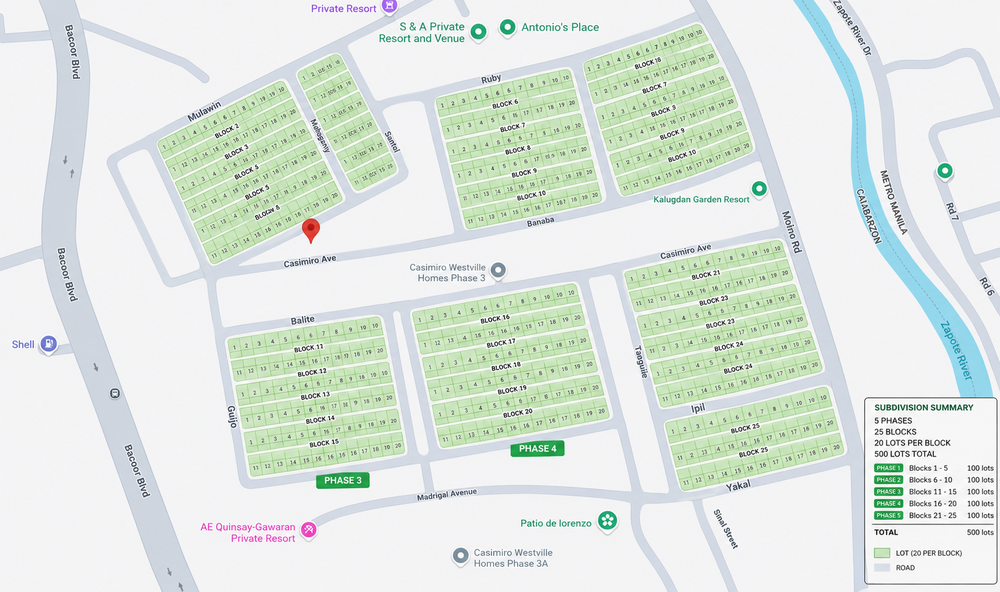
#> input picture web-app/src/assets/lotmap.png, 1000 x 592 px, shrunk from 1630 x 965 before the run
$ python tmp_detect_green_clusters.py
#> lines starting #> are read from the running program, lines starting #| are printed output that depends on the picture; after the words box and inside, x2 and y2 are one past the last pixel; in counts of white or black regions, pixels touching at a corner belong together
from PIL import Image, ImageDraw
import numpy as np
from collections import deque

img = Image.open('web-app/src/assets/lotmap.png').convert('RGB')
#> img is the input picture: PIL image 1000x592 RGB; mean R, G, B 222.1, 231.1, 223.8
a = np.array(img)
r,g,b = a[:,:,0], a[:,:,1], a[:,:,2]
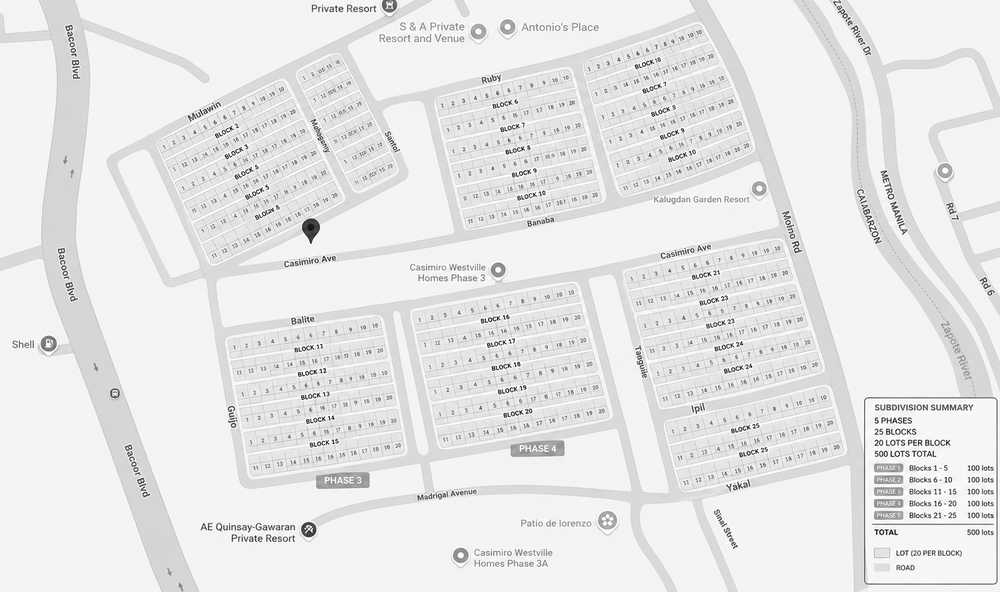
#> g: shape (592, 1000); min 0, max 255, mean 231.1
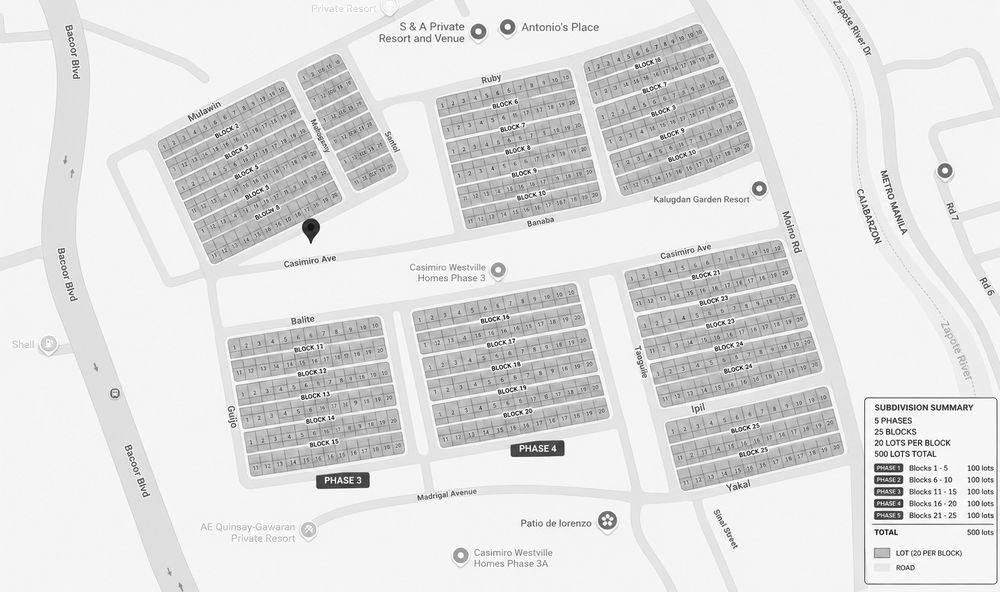
#> b: shape (592, 1000); min 0, max 255, mean 223.8
mask = (g > 100) & (g > r + 20) & (g > b + 20) & (r < 180) & (b < 180)
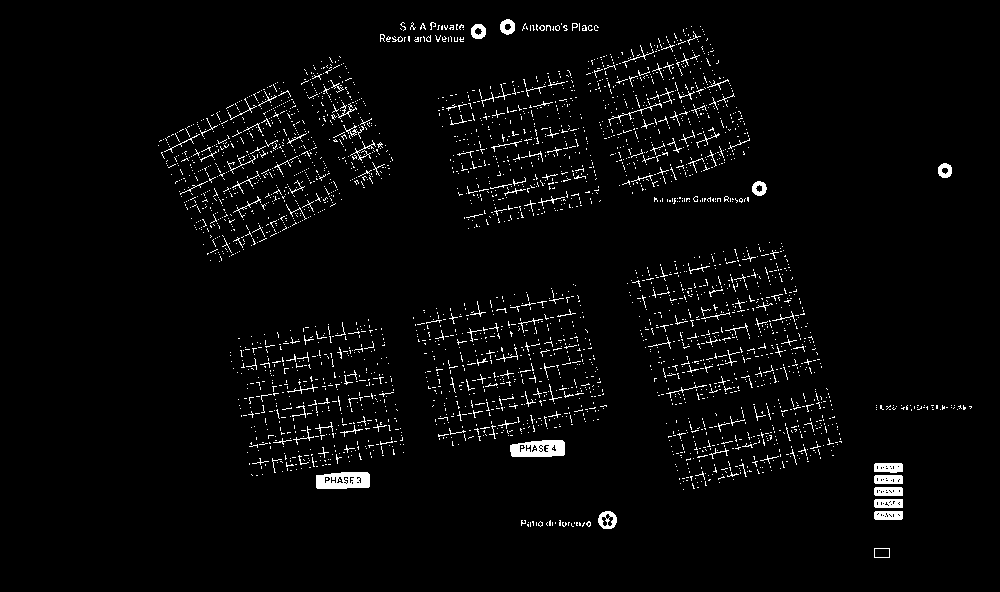
#> mask: shape (592, 1000) bool; 3% white in thin lines or dots, all inside (x1, y1, x2, y2) = (158, 19, 972, 558)

# remove small specks
h,w = mask.shape
#> h = 592; w = 1000
e = np.zeros_like(mask)
for y in range(h):
    for x in range(w):
        if not mask[y,x]: continue
        if np.sum(mask[max(0,y-1):min(h,y+2), max(0,x-1):min(w,x+2)]) >= 2:
            e[y,x] = True
#> e: shape (592, 1000) bool; 2.8% white in thin lines or dots, all inside (x1, y1, x2, y2) = (159, 19, 972, 558)
mask = e

# optional dilation to connect shapes
for _ in range(3):
    new = mask.copy()
    for dy in (-1,0,1):
        for dx in (-1,0,1):
            if dy == 0 and dx == 0: continue
            shifted = np.zeros_like(mask)
            ys, ys2 = (slice(max(0,dy), h), slice(0, h-dy)) if dy > 0 else (slice(0, h+dy), slice(-dy, h))
            xs, xs2 = (slice(max(0,dx), w), slice(0, w-dx)) if dx > 0 else (slice(0, w+dx), slice(-dx, w))
            shifted[ys2, xs2] = mask[ys, xs]
            new |= shifted
    mask = new
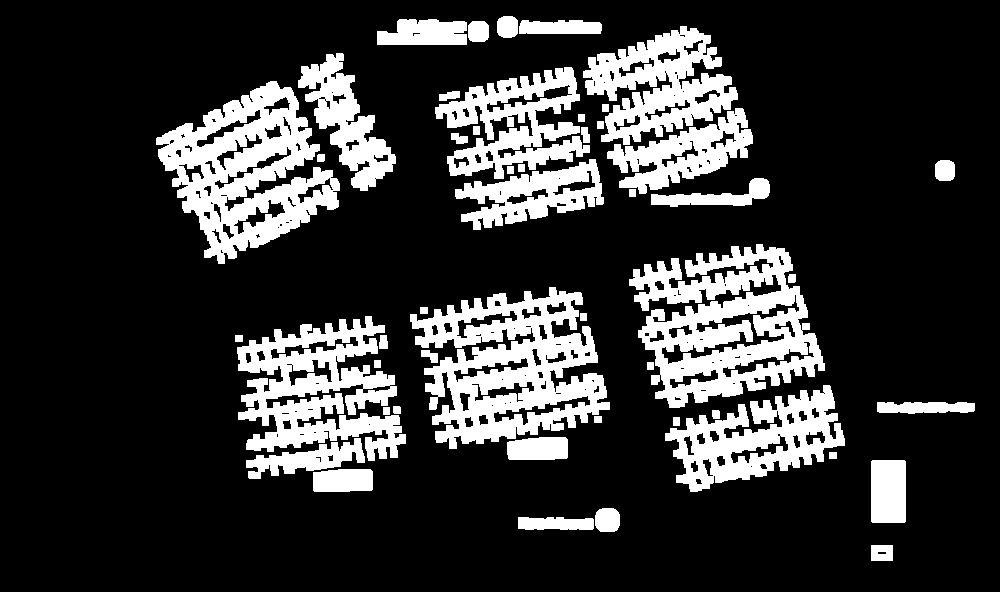
#> new: shape (592, 1000) bool; 20.7% white; 49 white regions, largest, box (x1, y1, x2, y2) and area: (410, 287, 610, 449) 17125, (629, 244, 825, 408) 16943, (156, 81, 340, 264) 15938
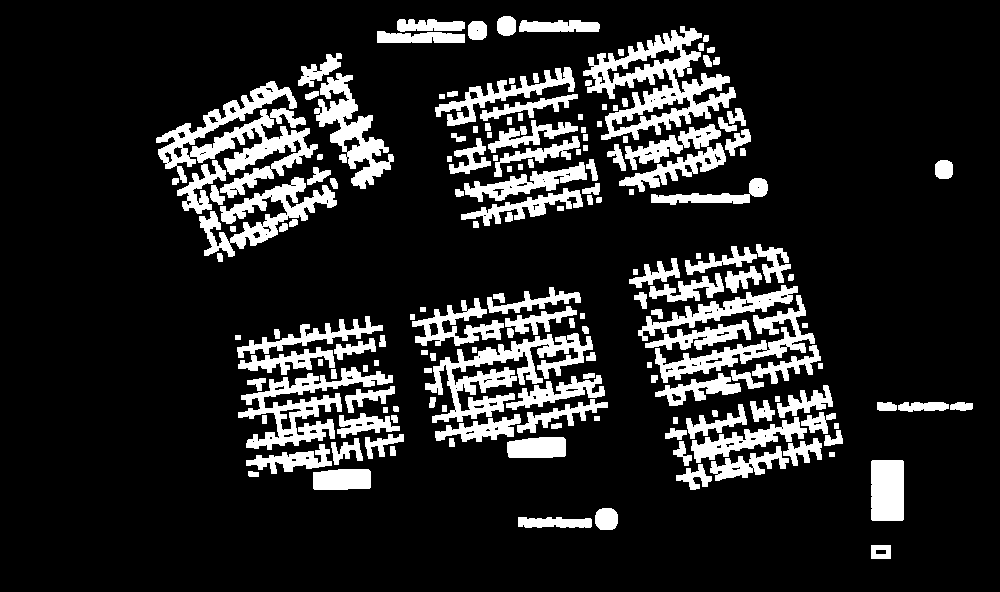
#> shifted: shape (592, 1000) bool; 15.3% white; 170 white regions, largest, box (x1, y1, x2, y2) and area: (156, 81, 318, 198) 6660, (583, 26, 736, 140) 6513, (425, 333, 593, 423) 5002

labels = np.zeros_like(mask, dtype=int)
label = 0
for y in range(h):
    for x in range(w):
        if mask[y,x] and labels[y,x] == 0:
            label += 1
            q = deque([(x,y)])
            labels[y,x] = label
            while q:
                cx, cy = q.popleft()
                for dx, dy in [(-1,0),(1,0),(0,-1),(0,1)]:
                    nx, ny = cx+dx, cy+dy
                    if 0 <= nx < w and 0 <= ny < h and mask[ny,nx] and labels[ny,nx] == 0:
                        labels[ny,nx] = label
                        q.append((nx,ny))
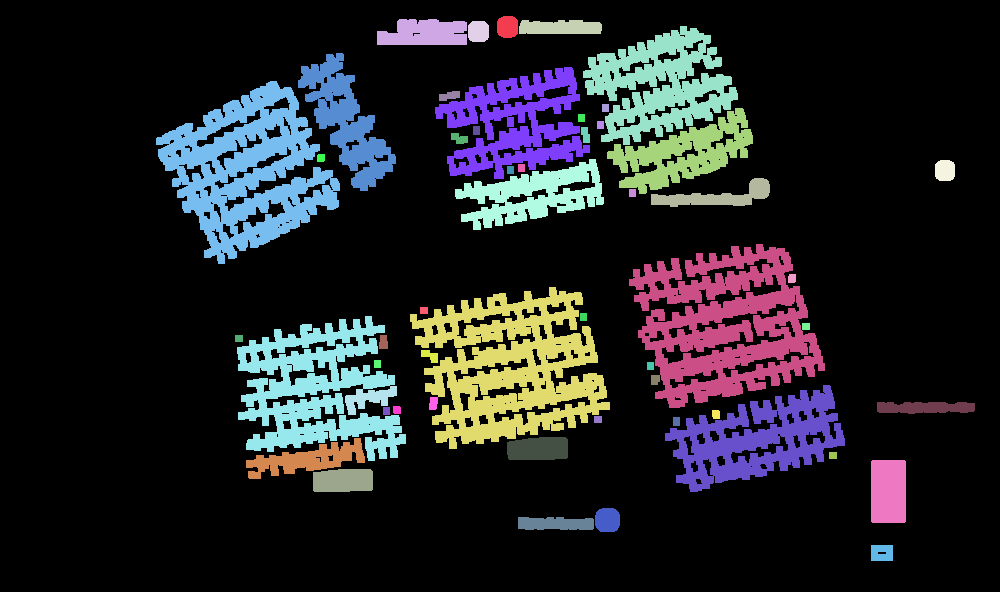
#> labels: shape (592, 1000) int64; 54 distinct labels, from 0 to 53; one colour per label, 0 black
#> after the loop, label = 53

boxes=[]
for i in range(1,label+1):
    ys,xs = np.where(labels==i)
    if len(xs) == 0: continue
    area = len(xs)
    if area < 500: continue
    boxes.append((i, xs.min(), ys.min(), xs.max(), ys.max(), area))
boxes.sort(key=lambda b:(b[1], b[2]))
print('clusters:', len(boxes))
#| clusters: 21
for i, minx,miny,maxx,maxy,area in boxes:
    print(i, minx, miny, maxx, maxy, area, f'{minx/w*100:.2f} {miny/h*100:.2f} {((maxx-minx)/w)*100:.2f} {((maxy-miny)/h)*100:.2f}')
#> this loop made 21 passes
#> (i, minx, miny, maxx, maxy, area) on passes 1 to 12: (8, 156, 81, 339, 263, 15938), (29, 237, 316, 405, 460, 12068), (47, 246, 438, 364, 478, 2163), (6, 298, 53, 395, 190, 5262), (50, 313, 469, 372, 491, 1304), (38, 345, 386, 396, 414, 722), (2, 377, 19, 466, 44, 1955), (26, 410, 287, 609, 448, 17021), (7, 435, 67, 589, 178, 8132), (18, 455, 159, 603, 229, 5028), (46, 507, 437, 567, 459, 1302), (52, 518, 517, 593, 529, 882)
#| 8 156 81 339 263 15938 15.60 13.68 18.30 30.74
#| 29 237 316 405 460 12068 23.70 53.38 16.80 24.32
#| 47 246 438 364 478 2163 24.60 73.99 11.80 6.76
#| 6 298 53 395 190 5262 29.80 8.95 9.70 23.14
#| 50 313 469 372 491 1304 31.30 79.22 5.90 3.72
#| 38 345 386 396 414 722 34.50 65.20 5.10 4.73
#| 2 377 19 466 44 1955 37.70 3.21 8.90 4.22
#| 26 410 287 609 448 17021 41.00 48.48 19.90 27.20
#> (further printed lines are left out)

out = img.convert('RGB')
D = ImageDraw.Draw(out)
for i, minx,miny,maxx,maxy,area in boxes:
    D.rectangle([minx,miny,maxx,maxy], outline='red', width=4)
    D.text((minx+3,miny+3), str(i), fill='white')
out.save('web-app/src/assets/lotmap_cluster_debug.png')
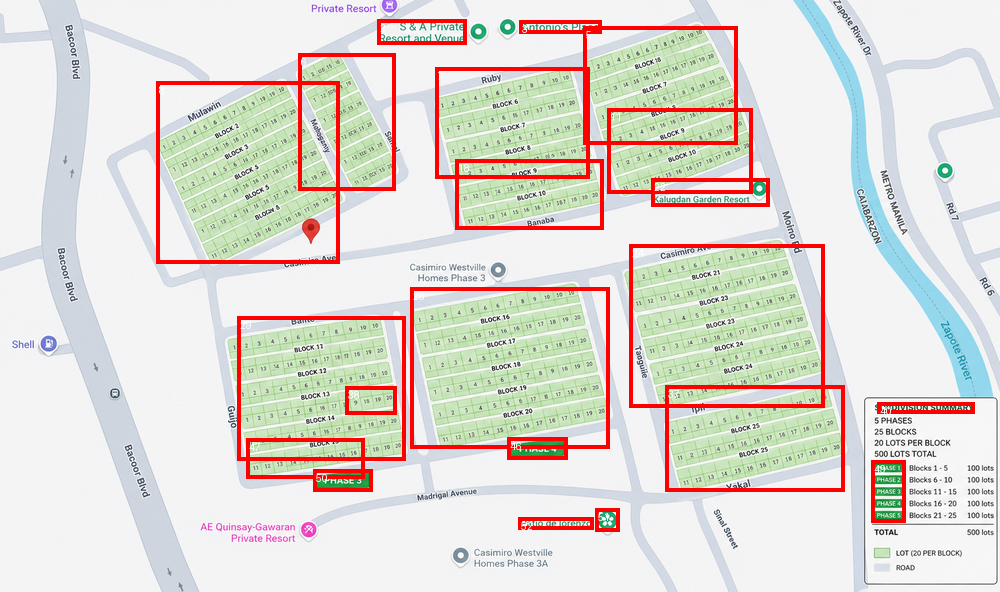
#> saved as lotmap_cluster_debug.png: PIL image 1000x592 RGB; mean R, G, B 224.1, 219.4, 212.6
print('saved debug image')

$ run again, with web-app/src/assets/block11_crop.png copied over web-app/src/assets/lotmap.png
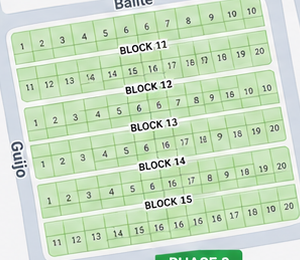
#> input picture web-app/src/assets/block11_crop.png, 300 x 260 px
#> img is the input picture: PIL image 300x260 RGB; mean R, G, B 202, 222.7, 195.1
#> mask: shape (260, 300) bool; 8.6% white in thin lines or dots
#> after the loop `for y in range(h):`:
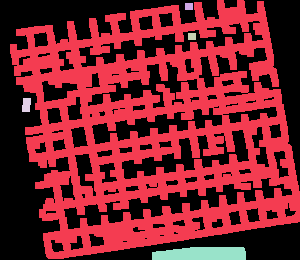
#> labels: shape (260, 300) int64; 6 distinct labels, from 0 to 5; one colour per label, 0 black
#| clusters: 2
#> the loop `for i, minx,miny,maxx,maxy,area in boxes:` made 2 passes
#> (i, minx, miny, maxx, maxy, area) on passes 1 to 2: (1, 10, 0, 299, 258, 39090), (5, 152, 247, 245, 259, 1110)
#> (printed output is left out)
#> `out.save('web-app/src/assets/lotmap_cluster_debug.png')`:
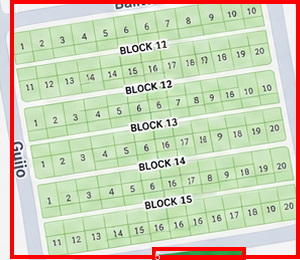
#> saved as lotmap_cluster_debug.png: PIL image 300x260 RGB; mean R, G, B 205, 209, 181.8

$ run again, with web-app/src/assets/block16_crop.png copied over web-app/src/assets/lotmap.png
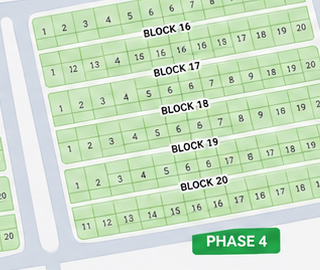
#> input picture web-app/src/assets/block16_crop.png, 320 x 270 px
#> img is the input picture: PIL image 320x270 RGB; mean R, G, B 202.2, 223.3, 197
#> mask: shape (270, 320) bool; 9.5% white; 421 white regions (387 under 20 px), largest, box (x1, y1, x2, y2) and area: (192, 227, 280, 255) 1896, (69, 151, 212, 203) 500, (201, 128, 320, 174) 494
#> after the loop `for y in range(h):`:
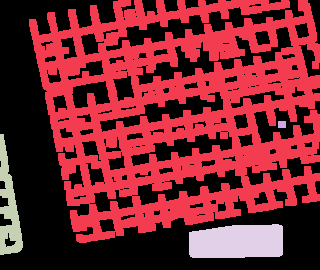
#> labels: shape (270, 320) int64; 5 distinct labels, from 0 to 4; one colour per label, 0 black
#| clusters: 3
#> the loop `for i, minx,miny,maxx,maxy,area in boxes:` made 3 passes
#> (i, minx, miny, maxx, maxy, area) on passes 1, 3: (3, 0, 134, 22, 254, 1407), (4, 189, 224, 282, 257, 2900)
#> (printed output is left out)
#> `out.save('web-app/src/assets/lotmap_cluster_debug.png')`:
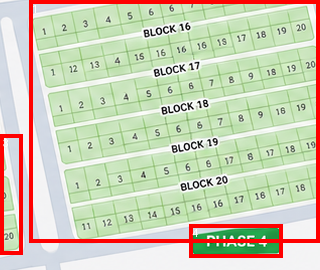
#> saved as lotmap_cluster_debug.png: PIL image 320x270 RGB; mean R, G, B 205.6, 207.2, 181.7
